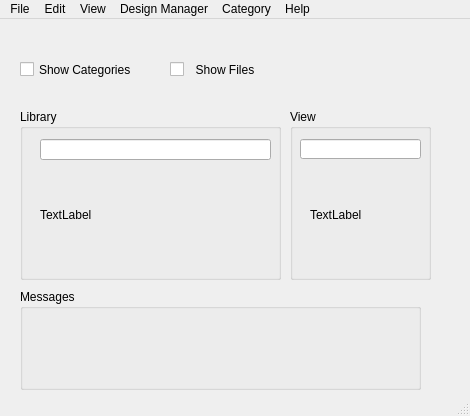
<?xml version="1.0" encoding="UTF-8"?>
<ui version="4.0">
 <class>LibraryWidget</class>
 <widget class="QMainWindow" name="LibraryWidget">
  <property name="geometry">
   <rect>
    <x>0</x>
    <y>0</y>
    <width>470</width>
    <height>416</height>
   </rect>
  </property>
  <property name="windowTitle">
   <string>Library Manager</string>
  </property>
  <widget class="QWidget" name="centralwidget">
   <widget class="QCheckBox" name="checkBox">
    <property name="geometry">
     <rect>
      <x>20</x>
      <y>40</y>
      <width>121</width>
      <height>21</height>
     </rect>
    </property>
    <property name="text">
     <string>Show Categories</string>
    </property>
   </widget>
   <widget class="QCheckBox" name="checkBox_2">
    <property name="geometry">
     <rect>
      <x>170</x>
      <y>40</y>
      <width>101</width>
      <height>21</height>
     </rect>
    </property>
    <property name="text">
     <string>  Show Files</string>
    </property>
   </widget>
   <widget class="QGroupBox" name="groupBox">
    <property name="geometry">
     <rect>
      <x>20</x>
      <y>90</y>
      <width>261</width>
      <height>171</height>
     </rect>
    </property>
    <property name="title">
     <string>Library</string>
    </property>
    <widget class="QLineEdit" name="lineEdit">
     <property name="geometry">
      <rect>
       <x>20</x>
       <y>30</y>
       <width>231</width>
       <height>21</height>
      </rect>
     </property>
    </widget>
    <widget class="QLabel" name="label">
     <property name="geometry">
      <rect>
       <x>20</x>
       <y>60</y>
       <width>221</width>
       <height>91</height>
      </rect>
     </property>
     <property name="text">
      <string>TextLabel</string>
     </property>
    </widget>
   </widget>
   <widget class="QGroupBox" name="groupBox_2">
    <property name="geometry">
     <rect>
      <x>290</x>
      <y>90</y>
      <width>141</width>
      <height>171</height>
     </rect>
    </property>
    <property name="title">
     <string>View</string>
    </property>
    <widget class="QLineEdit" name="lineEdit_2">
     <property name="geometry">
      <rect>
       <x>10</x>
       <y>30</y>
       <width>121</width>
       <height>20</height>
      </rect>
     </property>
    </widget>
    <widget class="QLabel" name="label_2">
     <property name="geometry">
      <rect>
       <x>20</x>
       <y>60</y>
       <width>111</width>
       <height>91</height>
      </rect>
     </property>
     <property name="text">
      <string>TextLabel</string>
     </property>
    </widget>
   </widget>
   <widget class="QGroupBox" name="groupBox_3">
    <property name="geometry">
     <rect>
      <x>20</x>
      <y>270</y>
      <width>401</width>
      <height>101</height>
     </rect>
    </property>
    <property name="title">
     <string>Messages</string>
    </property>
   </widget>
  </widget>
  <widget class="QMenuBar" name="menubar">
   <property name="geometry">
    <rect>
     <x>0</x>
     <y>0</y>
     <width>470</width>
     <height>23</height>
    </rect>
   </property>
   <widget class="QMenu" name="menuFile">
    <property name="title">
     <string>File</string>
    </property>
   </widget>
   <widget class="QMenu" name="menuEdit">
    <property name="title">
     <string>Edit</string>
    </property>
   </widget>
   <widget class="QMenu" name="menuView">
    <property name="title">
     <string>View</string>
    </property>
   </widget>
   <widget class="QMenu" name="menuDesign_Manager">
    <property name="title">
     <string>Design Manager</string>
    </property>
   </widget>
   <widget class="QMenu" name="menuCategory">
    <property name="title">
     <string>Category</string>
    </property>
    <widget class="QMenu" name="menuCell">
     <property name="title">
      <string>Cell</string>
     </property>
     <addaction name="actionView"/>
    </widget>
    <addaction name="menuCell"/>
    <addaction name="separator"/>
   </widget>
   <widget class="QMenu" name="menuHelp">
    <property name="title">
     <string>Help</string>
    </property>
   </widget>
   <addaction name="menuFile"/>
   <addaction name="menuEdit"/>
   <addaction name="menuView"/>
   <addaction name="menuDesign_Manager"/>
   <addaction name="menuCategory"/>
   <addaction name="menuHelp"/>
  </widget>
  <widget class="QStatusBar" name="statusbar"/>
  <action name="actionView">
   <property name="text">
    <string>View</string>
   </property>
  </action>
 </widget>
 <resources/>
 <connections/>
</ui>
